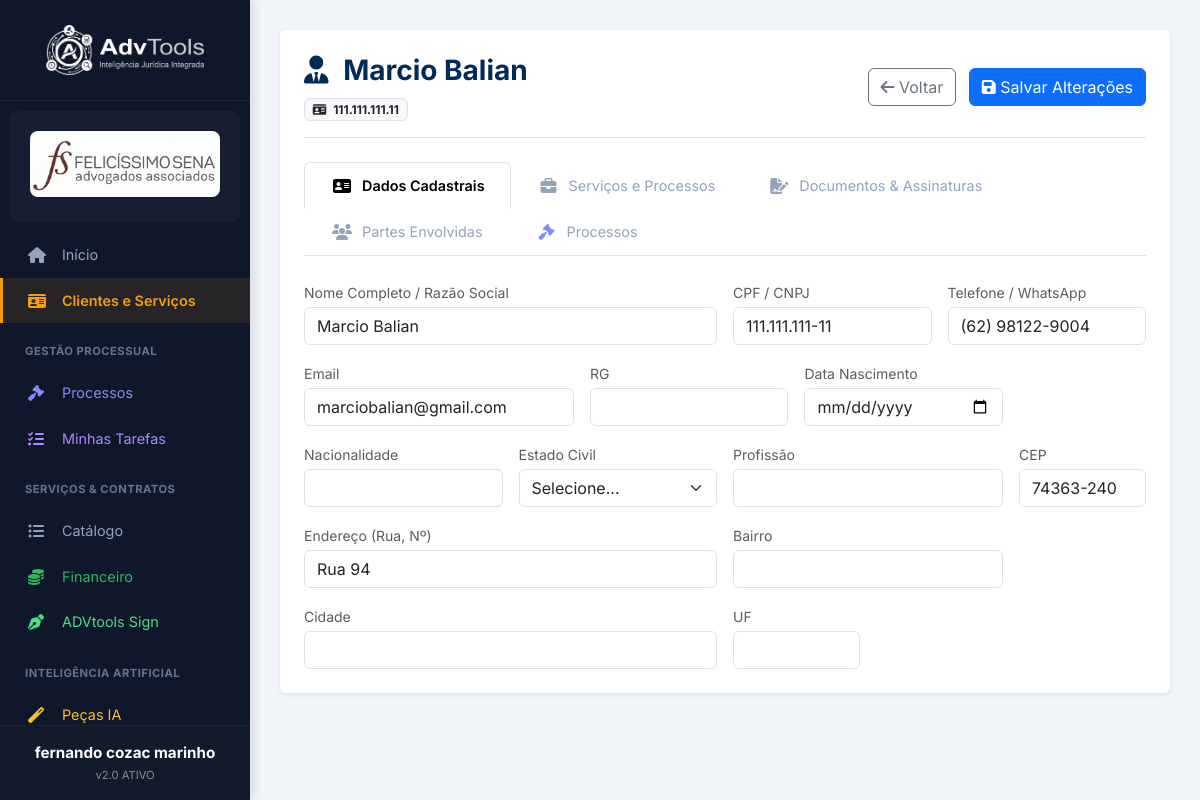
The app's page /clientes/4 (signed in) with its own data.
### tables this page shows
CREATE TABLE clientes (
        id INTEGER PRIMARY KEY AUTOINCREMENT,
        escritorio_id INTEGER,
        nome TEXT NOT NULL,
        documento TEXT, -- CPF/CNPJ
        telefone TEXT,
        email TEXT,
        endereco TEXT,
        data_cadastro DATETIME DEFAULT CURRENT_TIMESTAMP, cep TEXT, data_nascimento TEXT, nacionalidade TEXT, estado_civil TEXT, profissao TEXT, rg TEXT, bairro TEXT, cidade TEXT, uf TEXT,
        FOREIGN KEY(escritorio_id) REFERENCES escritorios(id)
    );

### app.py (the view)
@app.route('/clientes/<int:id>')
def detalhe_cliente(id):
    if not session.get('usuario_logado'): return redirect(url_for('login'))
    conn = get_db_connection()
    esc_id = session.get('escritorio_id')
    cliente = conn.execute("SELECT * FROM clientes WHERE id = ? AND escritorio_id = ?", (id, esc_id)).fetchone()
    servicos = conn.execute('''
        SELECT s.*, t.nome as tipo_nome, p.titulo as processo_titulo, p.id as processo_vinculado_id
        FROM servicos s
        JOIN tipos_servico t ON s.tipo_servico_id = t.id
        LEFT JOIN processos p ON s.processo_id = p.id
        WHERE s.cliente_id = ? AND s.escritorio_id = ?
        ORDER BY s.id DESC
    ''', (id, esc_id)).fetchall()
    documentos = conn.execute("SELECT * FROM documentos WHERE cliente_id = ? AND escritorio_id = ? ORDER BY id DESC", (id, esc_id)).fetchall()
    partes = conn.execute("SELECT * FROM partes_envolvidas WHERE cliente_id = ?", (id,)).fetchall()
    processos_cliente = conn.execute("""
        SELECT p.*, u.nome as advogado_nome,
            (SELECT COUNT(*) FROM tarefas t WHERE t.processo_id = p.id AND t.status = 'Pendente') as tarefas_pendentes
        FROM processos p
        LEFT JOIN usuarios u ON p.advogado_responsavel_id = u.id
        WHERE p.cliente_id = ? AND p.escritorio_id = ?
        ORDER BY p.data_atualizacao DESC
    """, (id, esc_id)).fetchall()
    meus_tipos_count = conn.execute("SELECT count(*) FROM tipos_servico WHERE escritorio_id = ?", (esc_id,)).fetchone()[0]
    if meus_tipos_count == 0 and esc_id != 1:
        padroes = conn.execute("SELECT nome, descricao_padrao FROM tipos_servico WHERE escritorio_id = 1").fetchall()
        for p in padroes:
            conn.execute("INSERT INTO tipos_servico (escritorio_id, nome, descricao_padrao) VALUES (?, ?, ?)",
                         (esc_id, p['nome'], p['descricao_padrao']))
        conn.commit()
    tipos = conn.execute("SELECT id, nome FROM tipos_servico WHERE escritorio_id = ? ORDER BY nome", (esc_id,)).fetchall()
    conn.close()
    modelos = []
    pasta_modelos = get_pasta_modelos(esc_id)
    if os.path.exists(pasta_modelos):
        modelos = [f for f in os.listdir(pasta_modelos) if f.endswith('.docx') and not f.startswith('~$')]
    if not cliente:
        flash("Cliente não encontrado.")
        return redirect(url_for('clientes'))
    return render_template('cliente_detalhe.html', cliente=cliente, servicos=servicos, documentos=documentos, tipos_servico=tipos, partes=partes, modelos=modelos, processos_cliente=processos_cliente)

### app.py (called while the page is built, shortened)
def get_pasta_modelos(escritorio_id):
    path = os.path.join(BASE_MODELOS, str(escritorio_id))
    return path

### templates/cliente_detalhe.html (shortened to what this page needs)
{% extends "base.html" %}
{% block content %}
<div class="container-gestao bg-white rounded shadow-sm p-4">
    <div class="header-gestao d-flex justify-content-between align-items-center mb-4 border-bottom pb-3">
        <div>
            <h3 class="fw-bold" style="color: #002b5b;">
                <i class="fas fa-user-tie me-2"></i> {{ cliente.nome }}
            </h3>
            <span class="badge bg-light text-dark border"><i class="fas fa-id-card me-1"></i> {{ cliente.documento or
                'Sem Documento' }}</span>
        </div>
        <div>
            <a href="/clientes" class="btn btn-outline-secondary me-2"><i class="fas fa-arrow-left"></i> Voltar</a>
            {% if session['perfil'] in ['Admin', 'Comercial'] %}
            <button type="submit" form="form-dados" class="btn btn-primary"><i class="fas fa-save"></i> Salvar
                Alterações</button>
            {% endif %}
        </div>
    </div>
    <ul class="nav nav-tabs mb-4" id="clienteTab" role="tablist">
        <li class="nav-item" role="presentation">
            <button class="nav-link active" id="dados-tab" data-bs-toggle="tab" data-bs-target="#dados" type="button"
                role="tab"><i class="fas fa-address-card me-2"></i>Dados Cadastrais</button>
        </li>
        <li class="nav-item" role="presentation">
            <button class="nav-link" id="servicos-tab" data-bs-toggle="tab" data-bs-target="#servicos" type="button"
                role="tab"><i class="fas fa-briefcase me-2"></i>Serviços e Processos</button>
        </li>
        <li class="nav-item" role="presentation">
            <button class="nav-link" id="docs-tab" data-bs-toggle="tab" data-bs-target="#docs" type="button"
                role="tab"><i class="fas fa-file-signature me-2"></i>Documentos & Assinaturas</button>
        </li>
        <li class="nav-item" role="presentation">
            <button class="nav-link" id="partes-tab" data-bs-toggle="tab" data-bs-target="#partes" type="button"
                role="tab"><i class="fas fa-users me-2"></i>Partes Envolvidas</button>
        </li>
        <li class="nav-item" role="presentation">
            <button class="nav-link" id="processos-tab" data-bs-toggle="tab" data-bs-target="#processos" type="button"
                role="tab"><i class="fas fa-gavel me-2" style="color:#818cf8;"></i>Processos
            </button>
        </li>
    </ul>
    <div class="tab-content" id="clienteTabContent">
        <div class="tab-pane fade show active" id="dados" role="tabpanel">
            <form id="form-dados" action="/clientes/salvar" method="POST">
                <div class="row g-3">
                    <div class="col-md-6">
                        <label class="small text-muted mb-1">Nome Completo / Razão Social</label>
                        <input type="text" name="nome" class="form-control" value="{{ cliente.nome }}" required
                            {{ 'readonly' if session['perfil']=='Operacional' }}>
                    </div>
                    <div class="col-md-3">
                        <label class="small text-muted mb-1">CPF / CNPJ</label>
                        <input type="text" name="documento" class="form-control mask-document"
                            value="{{ cliente.documento }}" {{ 'readonly' if session['perfil']=='Operacional' }}>
                    </div>
                    <div class="col-md-3">
                        <label class="small text-muted mb-1">Telefone / WhatsApp</label>
                        <input type="text" name="telefone" class="form-control mask-phone"
                            value="{{ cliente.telefone }}" {{ 'readonly' if session['perfil']=='Operacional' }}>
                    </div>
                    <div class="col-md-4">
                        <label class="small text-muted mb-1">Email</label>
                        <input type="email" name="email" class="form-control" value="{{ cliente.email or '' }}"
                            {{ 'readonly' if session['perfil']=='Operacional' }}>
                    </div>
                    <div class="col-md-3">
                        <label class="small text-muted mb-1">RG</label>
                        <input type="text" name="rg" class="form-control" value="{{ cliente.rg or '' }}">
                    </div>
                    <div class="col-md-3">
                        <label class="small text-muted mb-1">Data Nascimento</label>
                        <input type="date" name="data_nascimento" class="form-control"
                            value="{{ cliente.data_nascimento or '' }}">
                    </div>
                    <div class="col-md-3">
                        <label class="small text-muted mb-1">Nacionalidade</label>
                        <input type="text" name="nacionalidade" class="form-control"
                            value="{{ cliente.nacionalidade or '' }}">
                    </div>
                    <div class="col-md-3">
                        <label class="small text-muted mb-1">Estado Civil</label>
                        <select name="estado_civil" class="form-select">
                            <option value="">Selecione...</option>
                        </select>
                    </div>
                    <div class="col-md-4">
                        <label class="small text-muted mb-1">Profissão</label>
                        <input type="text" name="profissao" class="form-control" value="{{ cliente.profissao or '' }}">
                    </div>
                    <div class="col-md-2">
                        <label class="small text-muted mb-1">CEP</label>
                        <input type="text" name="cep" class="form-control mask-cep" value="{{ cliente.cep or '' }}">
                    </div>
                    <div class="col-md-6">
                        <label class="small text-muted mb-1">Endereço (Rua, Nº)</label>
                        <input type="text" name="endereco" class="form-control" value="{{ cliente.endereco or '' }}">
                    </div>
                    <div class="col-md-4">
                        <label class="small text-muted mb-1">Bairro</label>
                        <input type="text" name="bairro" class="form-control" value="{{ cliente.bairro or '' }}">
                    </div>
                    <div class="col-md-6">
                        <label class="small text-muted mb-1">Cidade</label>
                        <input type="text" name="cidade" class="form-control" value="{{ cliente.cidade or '' }}">
                    </div>
                    <div class="col-md-2">
                        <label class="small text-muted mb-1">UF</label>
                        <input type="text" name="uf" class="form-control" value="{{ cliente.uf or '' }}" maxlength="2">
                    </div>
                </div>
            </form>
        </div>
    </div>
</div>
{% endblock %}

### templates/base.html (style rules this page uses)
:root { --sidebar-bg: #0F172A; --sidebar-hover: #1E293B; --text-main: #E2E8F0; --text-muted: #94A3B8; --accent: #F59E0B; --bg-body: #F1F5F9; }
body { background-color: var(--bg-body); font-family: 'Inter', sans-serif; overflow-x: hidden; }
.nav-link { color: var(--text-muted); padding: 12px 25px; font-size: 0.9rem; display: flex; align-items: center; transition: all 0.2s ease; text-decoration: none; border-left: 3px solid transparent; }
.nav-link i { width: 24px; margin-right: 10px; font-size: 1rem; }
.nav-link.active { background-color: rgba(245, 158, 11, 0.1); color: var(--accent); border-left-color: var(--accent); font-weight: 600; }

### records on screen
clientes: nome "Marcio Balian", documento "111.111.111.11", documento "111.111.111-11", telefone "(62) 98122-9004", email "marciobalian@gmail.com", cep "74363-240", endereco "Rua 94"

### other values on screen
{{ session.get('nome_usuario', 'Usuário') }} "fernando cozac marinho"
